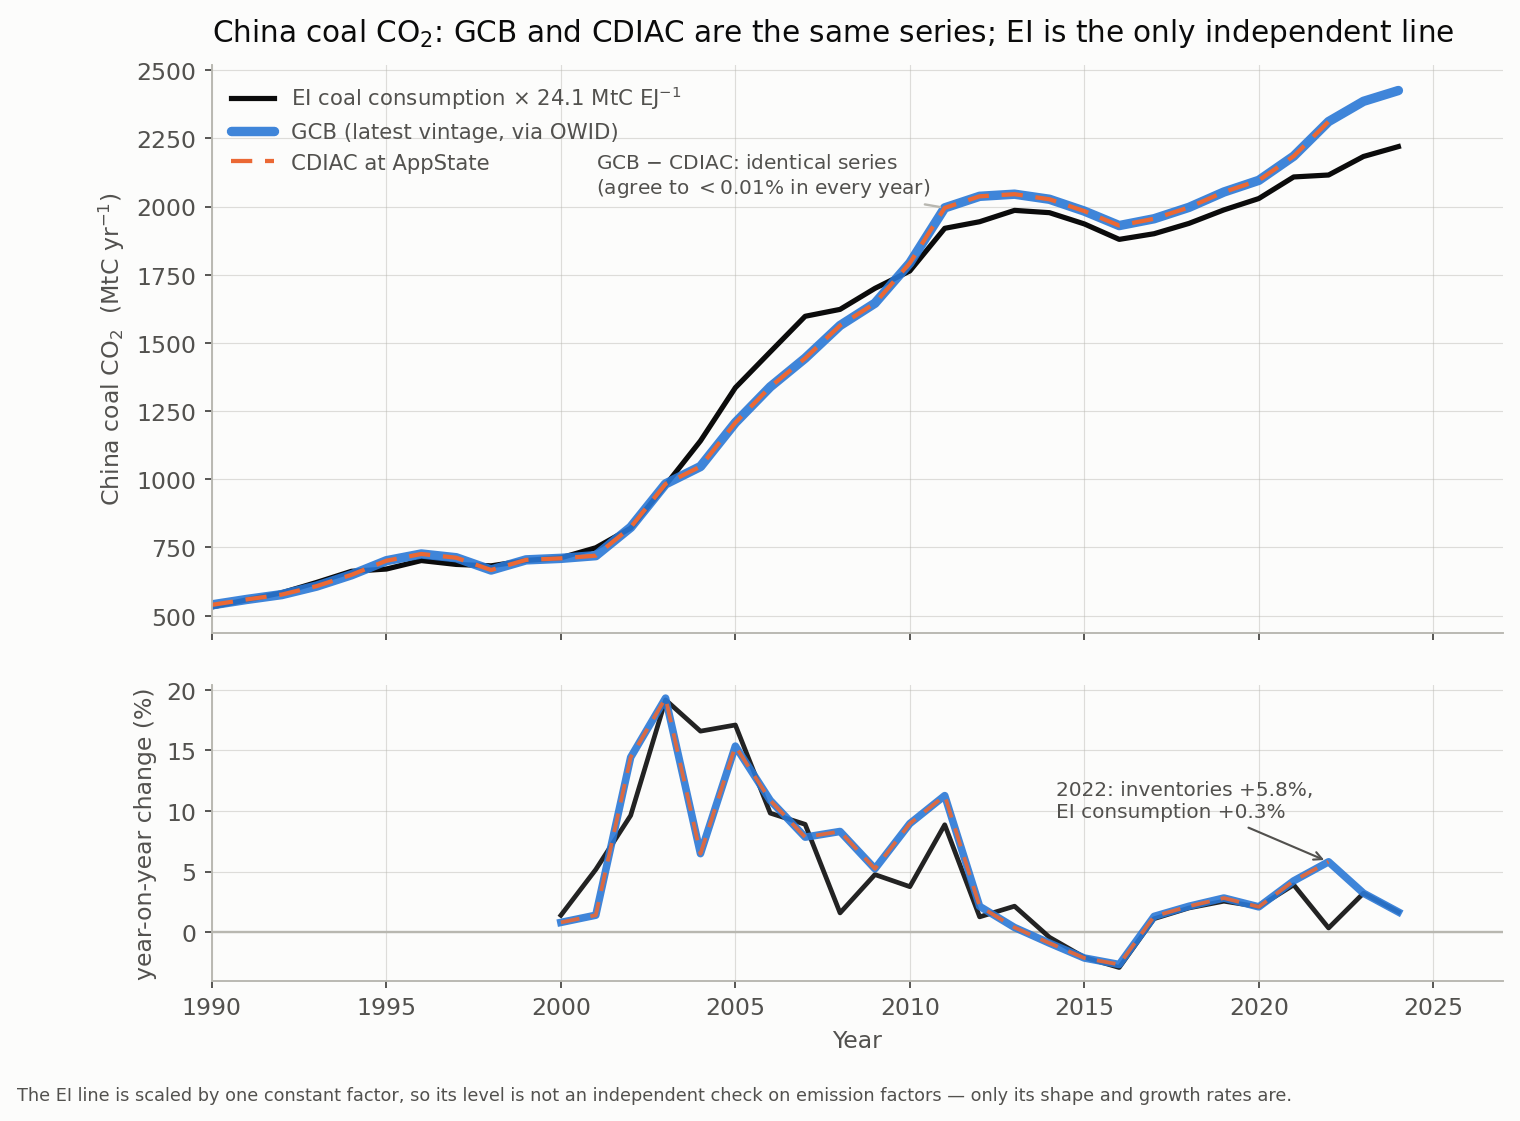

Write the Python code that produced this figure.
"""China coal CO2: GCB (latest vintage) vs CDIAC at AppState vs EI coal consumption.

GCB   : OWID mirror of the Global Carbon Budget national fuel-type dataset
        (Andrew & Peters), coal_co2, MtCO2 -> MtC. Latest vintage, through 2024.
CDIAC : CDIAC at AppState nation.1750_2022.xlsx, solid-fuel column, through 2022.
EI    : EI Statistical Review 2025, 'Coal Consumption - EJ', China, converted at a
        single implied factor (mean CDIAC/EI over 2000-2022) so the shapes are
        comparable; the level of this line is an emission-factor assumption, the
        growth rates in the lower panel are not.
"""
import csv
import openpyxl
import numpy as np
import matplotlib
matplotlib.use("Agg")
import matplotlib.pyplot as plt

OWID = "/tmp/owid.csv"
import os as _os
_HERE = _os.path.dirname(_os.path.abspath(__file__))
_ROOT = _os.path.dirname(_HERE)
CDIAC_XLSX = _os.path.join(_ROOT, "inputs", "31449082", "nation.1750_2022.xlsx")
EI_XLSX = _os.path.join(_ROOT, "inputs/EI-Stats-Review-ALL-data-2025.xlsx")
OUT = _os.path.join(_HERE, "china_coal_three_way.png")
Y0 = 1990

BLUE, ORANGE, INK, INK2, MUTED, SURF = "#2a78d6", "#eb6834", "#0b0b0b", "#52514e", "#b8b7b0", "#fcfcfb"

gcb = {}
with open(OWID) as f:
    for r in csv.DictReader(f):
        if r["country"] == "China" and r["year"] and r["coal_co2"]:
            gcb[int(r["year"])] = float(r["coal_co2"]) / 3.664

wb = openpyxl.load_workbook(CDIAC_XLSX, read_only=True, data_only=True)
cd = {int(r[2]): r[4] / 1000.0 for r in wb["Sheet1"].iter_rows(min_row=2, max_col=8, values_only=True)
      if r[0] == "China" and isinstance(r[2], (int, float)) and isinstance(r[4], (int, float))}

wb = openpyxl.load_workbook(EI_XLSX, read_only=True, data_only=True)
rows = list(wb["Coal Consumption - EJ"].iter_rows(min_row=1, max_row=120, max_col=70, values_only=True))
hdr = next(r for r in rows if len([c for c in r if isinstance(c, (int, float)) and 1960 <= c <= 2024]) > 20)
yidx = {}
for i, c in enumerate(hdr):
    if isinstance(c, (int, float)) and 1960 <= c <= 2024 and c not in yidx:
        yidx[c] = i
row = next(r for r in rows if r[0] and str(r[0]).strip() == "China")
ei_ej = {y: row[i] for y, i in yidx.items() if isinstance(row[i], (int, float))}

cal = np.mean([cd[y] / ei_ej[y] for y in range(2000, 2023) if y in cd and y in ei_ej])
ei = {y: v * cal for y, v in ei_ej.items()}

yg = np.array([y for y in sorted(gcb) if y >= Y0]); vg = np.array([gcb[y] for y in yg])
yc = np.array([y for y in sorted(cd) if y >= Y0]); vc = np.array([cd[y] for y in yc])
ye = np.array([y for y in sorted(ei) if y >= Y0]); ve = np.array([ei[y] for y in ye])
ident = np.array([abs(cd[y] - gcb[y]) / cd[y] for y in yc if y in gcb]).max()

fig, (ax, ax2) = plt.subplots(2, 1, figsize=(9.8, 7.0), sharex=True,
                              gridspec_kw={"height_ratios": [2.3, 1.2], "hspace": 0.12})
fig.patch.set_facecolor(SURF)
for a in (ax, ax2):
    a.set_facecolor(SURF)
    a.grid(True, color=MUTED, lw=0.5, alpha=0.45)
    a.set_axisbelow(True)
    for s in ("top", "right"):
        a.spines[s].set_visible(False)
    for s in ("left", "bottom"):
        a.spines[s].set_color(MUTED)
    a.tick_params(colors=INK2, length=3)

ax.plot(ye, ve, color=INK, lw=2.2, label=f"EI coal consumption $\\times$ {cal:.1f} MtC EJ$^{{-1}}$")
ax.plot(yg, vg, color=BLUE, lw=4.0, alpha=0.9, solid_capstyle="round", label="GCB (latest vintage, via OWID)")
ax.plot(yc, vc, color=ORANGE, lw=1.8, ls=(0, (5, 3)), label="CDIAC at AppState")
ax.set_ylabel("China coal CO$_2$  (MtC yr$^{-1}$)", color=INK2, fontsize=10)
ax.set_title("China coal CO$_2$: GCB and CDIAC are the same series; EI is the only independent line",
             color=INK, fontsize=12.5, loc="left", pad=10)
ax.legend(frameon=False, loc="upper left", fontsize=9, labelcolor=INK2)
ax.set_xlim(Y0, 2027)
ax.annotate("GCB $-$ CDIAC: identical series\n(agree to $<$0.01% in every year)",
            xy=(2011, cd[2011]), xytext=(2001, 2050), color=INK2, fontsize=8.5,
            arrowprops=dict(arrowstyle="-", color=MUTED, lw=1))

def yoy(d):
    ys = [y for y in sorted(d) if y - 1 in d and y >= 2000]
    return np.array(ys), np.array([100 * (d[y] / d[y - 1] - 1) for y in ys])

ax2.axhline(0, color=MUTED, lw=1.0)
for d, col, lw, ls, lab in ((ei, INK, 2.0, "-", "EI"), (gcb, BLUE, 3.2, "-", "GCB"),
                            (cd, ORANGE, 1.6, (0, (5, 3)), "CDIAC")):
    x, y = yoy(d)
    ax2.plot(x, y, color=col, lw=lw, ls=ls, alpha=0.9)
ax2.set_ylabel("year-on-year change (%)", color=INK2, fontsize=10)
ax2.set_xlabel("Year", color=INK2, fontsize=10)
ax2.annotate("2022: inventories +5.8%,\nEI consumption +0.3%", xy=(2022, 5.8), xytext=(2014.2, 9.5),
             color=INK2, fontsize=8.5, arrowprops=dict(arrowstyle="->", color=INK2, lw=0.9))

fig.text(0.008, 0.010,
         "The EI line is scaled by one constant factor, so its level is not an independent check on emission factors "
         "— only its shape and growth rates are.", color=INK2, fontsize=7.5)
fig.savefig(OUT, dpi=170, bbox_inches="tight", facecolor=SURF)
print("wrote", OUT)
print(f"calibration {cal:.2f} MtC/EJ; max |GCB-CDIAC|/CDIAC = {100*ident:.3f}%")
for y in (2019, 2020, 2021, 2022, 2023, 2024):
    g = gcb.get(y); c = cd.get(y); e = ei.get(y)
    print(f"  {y}: GCB {g if g is None else round(g)}  CDIAC {c if c is None else round(c)}  EI-scaled {e if e is None else round(e)}")
